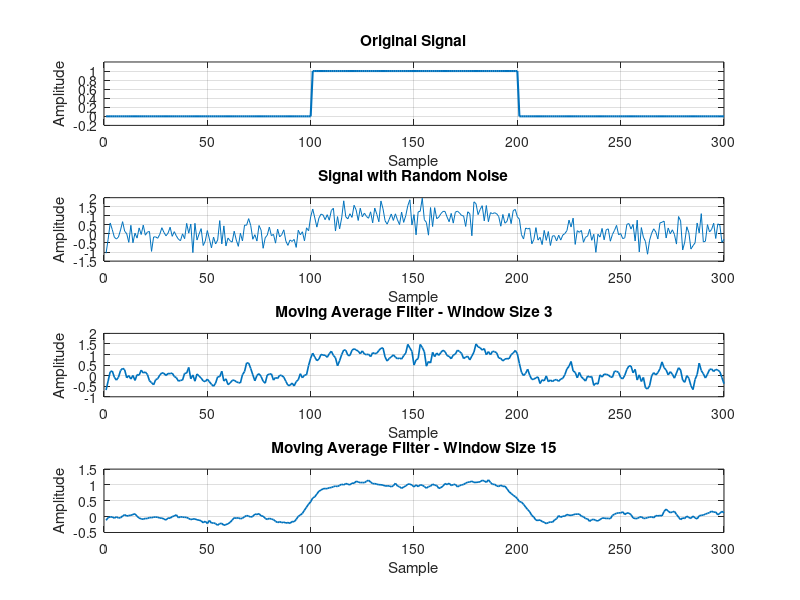
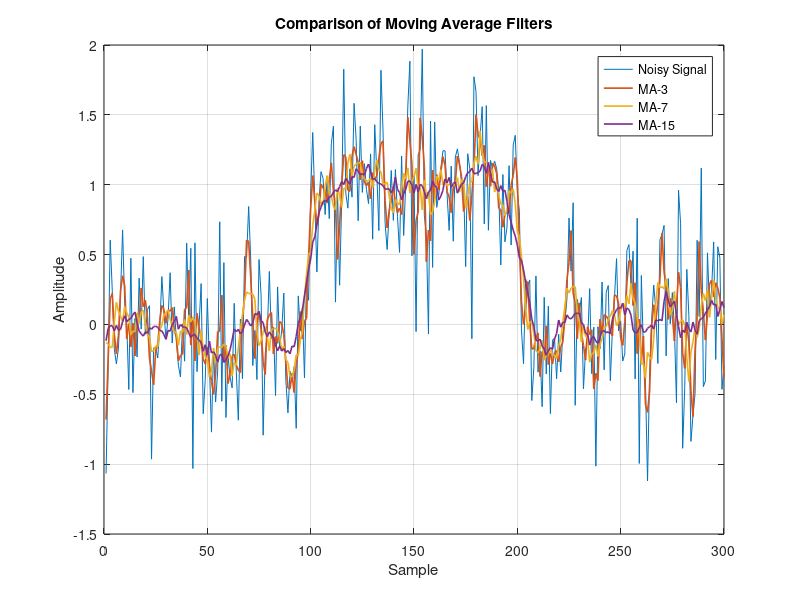

The MATLAB source for these figures, in order:
clc;
clear;
close all;

% Student ID = 001
x = 100 * 1;

% Generate the original signal
y = [zeros(1,x), ones(1,x), zeros(1,x)];

% Add random noise
rng(1);                         % For reproducible noise
noise = 0.4 * randn(size(y));
y_noisy = y + noise;

% Moving average filters of different sizes
window1 = 3;
window2 = 7;
window3 = 15;

y_ma3  = movmean(y_noisy, window1);
y_ma7  = movmean(y_noisy, window2);
y_ma15 = movmean(y_noisy, window3);

% Sample index
n = 1:length(y);

% Plot results
figure;

subplot(4,1,1);
plot(n, y, 'LineWidth', 1.5);
grid on;
title('Original Signal');
xlabel('Sample');
ylabel('Amplitude');
ylim([-0.2 1.2]);

subplot(4,1,2);
plot(n, y_noisy);
grid on;
title('Signal with Random Noise');
xlabel('Sample');
ylabel('Amplitude');

subplot(4,1,3);
plot(n, y_ma3, 'LineWidth', 1.2);
grid on;
title('Moving Average Filter - Window Size 3');
xlabel('Sample');
ylabel('Amplitude');

subplot(4,1,4);
plot(n, y_ma15, 'LineWidth', 1.2);
grid on;
title('Moving Average Filter - Window Size 15');
xlabel('Sample');
ylabel('Amplitude');

% Compare all moving average filters
figure;
plot(n, y_noisy);
hold on;
plot(n, y_ma3, 'LineWidth', 1.2);
plot(n, y_ma7, 'LineWidth', 1.2);
plot(n, y_ma15, 'LineWidth', 1.2);
grid on;

title('Comparison of Moving Average Filters');
xlabel('Sample');
ylabel('Amplitude');
legend('Noisy Signal', 'MA-3', 'MA-7', 'MA-15');
